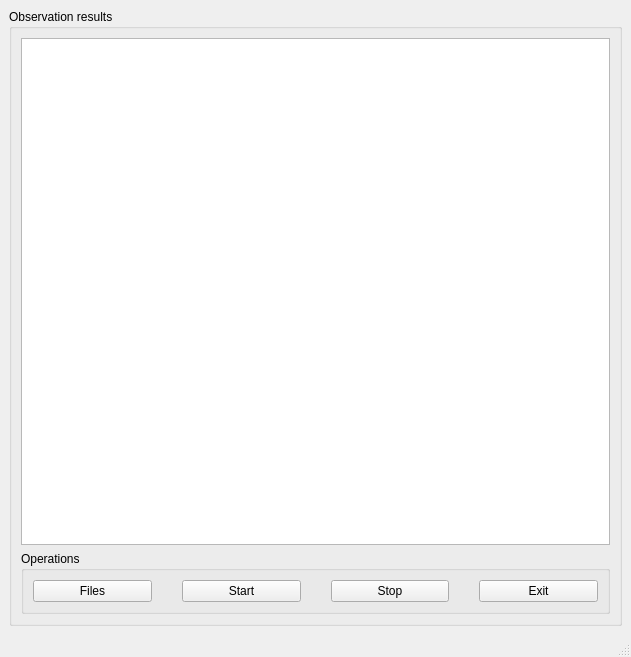
<?xml version="1.0" encoding="UTF-8"?>
<ui version="4.0">
 <class>mainWindow</class>
 <widget class="QMainWindow" name="mainWindow">
  <property name="geometry">
   <rect>
    <x>0</x>
    <y>0</y>
    <width>631</width>
    <height>657</height>
   </rect>
  </property>
  <property name="windowTitle">
   <string>MainWindow</string>
  </property>
  <widget class="QWidget" name="centralwidget">
   <layout class="QGridLayout" name="gridLayout_2">
    <item row="0" column="1">
     <widget class="QGroupBox" name="groupBox">
      <property name="title">
       <string>Observation results</string>
      </property>
      <layout class="QGridLayout" name="gridLayout_3">
       <item row="0" column="0">
        <layout class="QVBoxLayout" name="verticalLayout_2">
         <item>
          <widget class="QPlainTextEdit" name="textBox">
           <property name="readOnly">
            <bool>true</bool>
           </property>
          </widget>
         </item>
         <item>
          <widget class="QGroupBox" name="groupBox_2">
           <property name="title">
            <string>Operations</string>
           </property>
           <layout class="QGridLayout" name="gridLayout_4">
            <item row="0" column="0">
             <layout class="QHBoxLayout" name="horizontalLayout_3">
              <property name="spacing">
               <number>30</number>
              </property>
              <item>
               <widget class="QPushButton" name="btnFiles">
                <property name="text">
                 <string>Files</string>
                </property>
               </widget>
              </item>
              <item>
               <widget class="QPushButton" name="btnStart">
                <property name="text">
                 <string>Start</string>
                </property>
               </widget>
              </item>
              <item>
               <widget class="QPushButton" name="btnStop">
                <property name="text">
                 <string>Stop</string>
                </property>
               </widget>
              </item>
              <item>
               <widget class="QPushButton" name="btnExit">
                <property name="text">
                 <string>Exit</string>
                </property>
               </widget>
              </item>
             </layout>
            </item>
           </layout>
          </widget>
         </item>
        </layout>
       </item>
      </layout>
     </widget>
    </item>
   </layout>
  </widget>
  <widget class="QMenuBar" name="menubar">
   <property name="geometry">
    <rect>
     <x>0</x>
     <y>0</y>
     <width>631</width>
     <height>21</height>
    </rect>
   </property>
  </widget>
  <widget class="QStatusBar" name="statusbar"/>
 </widget>
 <resources/>
 <connections/>
</ui>
